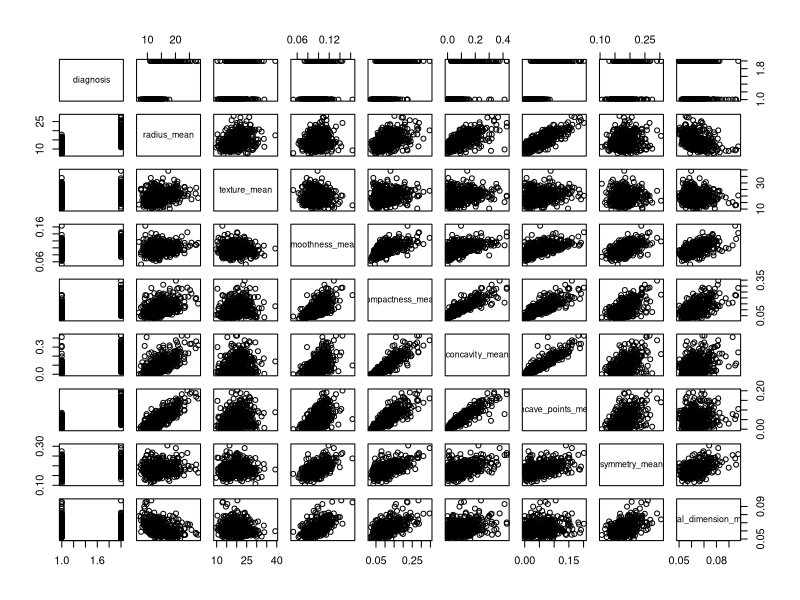

Here is the R script that generated this plot:
library(tidyverse)
df <- read.csv('data.csv')
df

#We're going to use just the mean columns
df <- df %>% select("id",
              "diagnosis",
              "radius_mean",
              "texture_mean",
              "perimeter_mean",
              "area_mean",
              "smoothness_mean",
              "compactness_mean",
              "concavity_mean",
              "concave_points_mean",
              "symmetry_mean",
              "fractal_dimension_mean")

#Tirando area, e perimetro, já que temos raio
df <- df %>% select("diagnosis",
                    "radius_mean",
                    "texture_mean",
                    "smoothness_mean",
                    "compactness_mean",
                    "concavity_mean",
                    "concave_points_mean",
                    "symmetry_mean",
                    "fractal_dimension_mean")

plot(df)

